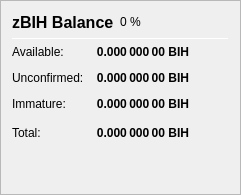
                   <widget class="QFrame" name="frame_ZerocoinBalances">
                    <property name="frameShape">
                     <enum>QFrame::StyledPanel</enum>
                    </property>
                    <property name="frameShadow">
                     <enum>QFrame::Raised</enum>
                    </property>
                    <layout class="QVBoxLayout" name="verticalLayout_7">
                     <item>
                      <layout class="QHBoxLayout" name="horizontalLayout_8" stretch="0,0,0">
                       <item>
                        <widget class="QLabel" name="label_5z_3">
                         <property name="minimumSize">
                          <size>
                           <width>0</width>
                           <height>20</height>
                          </size>
                         </property>
                         <property name="font">
                          <font>
                           <pointsize>12</pointsize>
                           <weight>75</weight>
                           <bold>true</bold>
                          </font>
                         </property>
                         <property name="text">
                          <string>zBIH Balance</string>
                         </property>
                        </widget>
                       </item>
                       <item>
                        <widget class="QLabel" name="labelzBIHPercent">
                         <property name="text">
                          <string notr="true">0 %</string>
                         </property>
                        </widget>
                       </item>
                       <item>
                        <spacer name="horizontalSpacer_11">
                         <property name="orientation">
                          <enum>Qt::Horizontal</enum>
                         </property>
                         <property name="sizeHint" stdset="0">
                          <size>
                           <width>40</width>
                           <height>20</height>
                          </size>
                         </property>
                        </spacer>
                       </item>
                      </layout>
                     </item>
                     <item>
                      <widget class="Line" name="line_ZerocoinBalance">
                       <property name="minimumSize">
                        <size>
                         <width>0</width>
                         <height>1</height>
                        </size>
                       </property>
                       <property name="maximumSize">
                        <size>
                         <width>16777215</width>
                         <height>1</height>
                        </size>
                       </property>
                       <property name="orientation">
                        <enum>Qt::Horizontal</enum>
                       </property>
                      </widget>
                     </item>
                     <item>
                      <layout class="QGridLayout" name="gridLayout_5">
                       <property name="spacing">
                        <number>12</number>
                       </property>
                       <item row="1" column="0">
                        <widget class="QLabel" name="labelzBalanceMatureText">
                         <property name="toolTip">
                          <string>Mature: more than 20 confirmation and more than 1 mint of the same denomination after it was minted.
These zBIH are spendable.</string>
                         </property>
                         <property name="text">
                          <string>Available:</string>
                         </property>
                        </widget>
                       </item>
                       <item row="1" column="1">
                        <widget class="QLabel" name="labelzBalanceMature">
                         <property name="font">
                          <font>
                           <weight>75</weight>
                           <bold>true</bold>
                          </font>
                         </property>
                         <property name="toolTip">
                          <string>Mature: more than 20 confirmation and more than 1 mint of the same denomination after it was minted.
These zBIH are spendable.</string>
                         </property>
                         <property name="text">
                          <string notr="true">0.000 000 00 BIH</string>
                         </property>
                         <property name="alignment">
                          <set>Qt::AlignRight|Qt::AlignTrailing|Qt::AlignVCenter</set>
                         </property>
                        </widget>
                       </item>
                       <item row="2" column="0">
                        <widget class="QLabel" name="labelzBalanceUnconfirmedText">
                         <property name="toolTip">
                          <string>Unconfirmed: less than 20 confirmations
Immature: confirmed, but less than 1 mint of the same denomination after it was minted</string>
                         </property>
                         <property name="text">
                          <string>Unconfirmed:</string>
                         </property>
                        </widget>
                       </item>
                       <item row="2" column="1">
                        <widget class="QLabel" name="labelzBalanceUnconfirmed">
                         <property name="font">
                          <font>
                           <weight>75</weight>
                           <bold>true</bold>
                          </font>
                         </property>
                         <property name="toolTip">
                          <string>Unconfirmed: less than 20 confirmations
Immature: confirmed, but less than 1 mint of the same denomination after it was minted</string>
                         </property>
                         <property name="text">
                          <string notr="true">0.000 000 00 BIH</string>
                         </property>
                         <property name="alignment">
                          <set>Qt::AlignRight|Qt::AlignTrailing|Qt::AlignVCenter</set>
                         </property>
                        </widget>
                       </item>
                       <item row="3" column="0">
                        <widget class="QLabel" name="labelzBalanceImmatureText">
                         <property name="toolTip">
                          <string>Unconfirmed: less than 20 confirmations
Immature: confirmed, but less than 1 mint of the same denomination after it was minted</string>
                         </property>
                         <property name="text">
                          <string>Immature:</string>
                         </property>
                        </widget>
                       </item>
                       <item row="3" column="1">
                        <widget class="QLabel" name="labelzBalanceImmature">
                         <property name="font">
                          <font>
                           <weight>75</weight>
                           <bold>true</bold>
                          </font>
                         </property>
                         <property name="toolTip">
                          <string>Unconfirmed: less than 20 confirmations
Immature: confirmed, but less than 1 mint of the same denomination after it was minted</string>
                         </property>
                         <property name="text">
                          <string notr="true">0.000 000 00 BIH</string>
                         </property>
                         <property name="alignment">
                          <set>Qt::AlignRight|Qt::AlignTrailing|Qt::AlignVCenter</set>
                         </property>
                        </widget>
                       </item>
                       <item row="4" column="0">
                        <widget class="QLabel" name="labelzBalanceText">
                         <property name="toolTip">
                          <string>Your current zBIH balance, unconfirmed and immature zBIH included.</string>
                         </property>
                         <property name="text">
                          <string>Total:</string>
                         </property>
                        </widget>
                       </item>
                       <item row="4" column="1">
                        <widget class="QLabel" name="labelzBalance">
                         <property name="font">
                          <font>
                           <weight>75</weight>
                           <bold>true</bold>
                          </font>
                         </property>
                         <property name="cursor">
                          <cursorShape>IBeamCursor</cursorShape>
                         </property>
                         <property name="toolTip">
                          <string>Your current zBIH balance, unconfirmed and immature zBIH included.</string>
                         </property>
                         <property name="text">
                          <string notr="true">0.000 000 00 BIH</string>
                         </property>
                         <property name="alignment">
                          <set>Qt::AlignRight|Qt::AlignTrailing|Qt::AlignVCenter</set>
                         </property>
                         <property name="textInteractionFlags">
                          <set>Qt::LinksAccessibleByMouse|Qt::TextSelectableByKeyboard|Qt::TextSelectableByMouse</set>
                         </property>
                        </widget>
                       </item>
                       <item row="4" column="2">
                        <spacer name="horizontalSpacer_4">
                         <property name="orientation">
                          <enum>Qt::Horizontal</enum>
                         </property>
                         <property name="sizeHint" stdset="0">
                          <size>
                           <width>40</width>
                           <height>20</height>
                          </size>
                         </property>
                        </spacer>
                       </item>
                      </layout>
                     </item>
                     <item>
                      <spacer name="verticalSpacer_4">
                       <property name="orientation">
                        <enum>Qt::Vertical</enum>
                       </property>
                       <property name="sizeHint" stdset="0">
                        <size>
                         <width>20</width>
                         <height>40</height>
                        </size>
                       </property>
                      </spacer>
                     </item>
                    </layout>
                   </widget>
